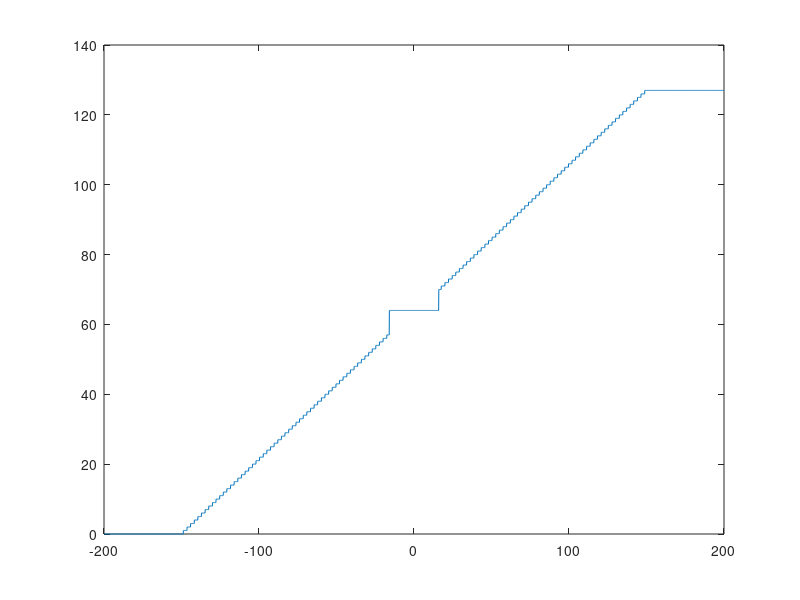

Recreate this plot in MATLAB.
% Python sorta test code
% 12/18/2022
% Mapping YGE to Roboclaw motor drive

yawGyroErr = [-200:.1:200]';
mDrive = zeros(size(yawGyroErr));

for i=1:length(yawGyroErr)
    yGE = yawGyroErr(i);
    if yGE<= -150
        mDrive(i) = 0;
    elseif (yGE> -150) && (yGE<= -16)
        mDrive(i) = (yGE+150)*64/150;
    elseif (yGE> -16) && (yGE< 16)
        mDrive(i) = 64;
    elseif (yGE< 150) && (yGE>= 16)
        mDrive(i) = (yGE*64/150) + 63;
    elseif yGE>= 150
        mDrive(i) = 127;
    else
        disp('error');
    end
end

mDrive = round(mDrive);


plot(yawGyroErr, mDrive)
